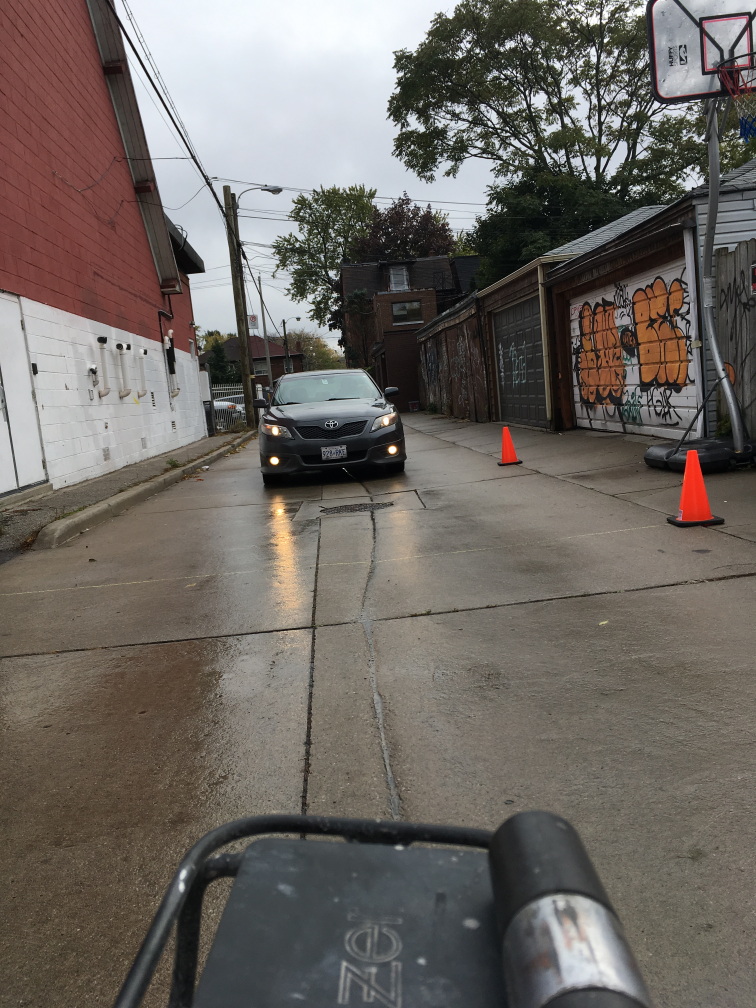
#> input picture CMS/New/video/iPhone SE_ Rear Facing Camera [28-Oct-2018]/10_Portrait.JPG, 3024 x 4032 px, given in place of Trimmed.mov, which was not available (shown at 1/4 size)
$ python custom_nov22.py
#> lines starting #> are read from the running program, lines starting #| are printed output that depends on the picture; pictures that were not available may be replaced by others from this repository, and a replacement may not be noted
### CMS/New/crop_video.py
def crop(video, desired_w, desired_h):
    if (video.get(3) < desired_w and video.get(4) < desired_h):
        new_w_start = 0
        new_w_end = int(video.get(3))
        new_h_start = 0
        new_h_end = int(video.get(4))

    elif (video.get(3) < desired_w):
        new_h_start = int((video.get(4) - desired_h) / 2)
        new_h_end = int(video.get(4) - new_h_start)
        new_w_start = 0
        new_w_end = int(video.get(3))

    elif (video.get(4) < desired_h):
        new_h_start = 0
        new_h_end = int(video.get(4))
        new_w_start = int((video.get(3) - desired_w) / 2)
        new_w_end = int(video.get(3) - new_w_start)

    else:
        new_w_start = int((video.get(3) - desired_w) / 2)
        new_w_end = int(video.get(3) - new_w_start)
        new_h_start = int((video.get(4) - desired_h) / 2)
        new_h_end = int(video.get(4) - new_h_start)

    return new_w_start, new_w_end, new_h_start, new_h_end

### CMS/New/custom_nov22.py
import math as m
import statistics as st
import time

import cv2
import matplotlib.pyplot as plt
import numpy as np

# import customs scripts
from crop_video import crop

carCascade = cv2.CascadeClassifier('myhaar.xml')
#video = cv2.VideoCapture('video//SpeedTest2_Landscape.MOV')
#video = cv2.VideoCapture('video//prvi.mkv')
video = cv2.VideoCapture('video//Trimmed.mov')
#video = cv2.VideoCapture('video//Truck_stopsign.MOV')

desired_w = 350
desired_h = 1000

#out = cv2.VideoWriter('output.avi', -1, 20.0, (desired_w, desired_h))

# calculate momentary time to collision
def momentary_ttc(w1, w2, time):

	ttc = time / ((w2 / w1) - 1)
	return ttc

# calculate acceleration adjusted time to collision
#def accel_ttc():

# detect vehicles using Haar cascade classifier
def detect_vehicles(grey_img, scaleFactor, minNeighbors):
	# detectMultiScale(image[, scaleFactor[, minNeighbors[, flags[, minSize[, maxSize]]]]])
	detected_vehicles = carCascade.detectMultiScale(grey_img, scaleFactor, minNeighbors)

	return detected_vehicles

def acceleration_ttc(tm1, tm2, time, C):

	ttc = tm2 * ( (1 - m.sqrt(1 - 2*C)) / C )

	return ttc

def read_video():

	frameRate = video.get(5)
	red = (0, 0, 255)
	blue = (255, 0, 0)
	green = (0, 255, 0)
	t_a = 0
	t_a_final = 1000
	t_m_final = 1000


	currentCarID = 0

	carTracker = {}
	width1 = {}
	width2 = {}
	time1 = {}
	time2 = {}
	# momentary time to collision
	t_m1 = {}
	t_m2 = {}
	t_m_delta1 = {}
	t_m_delta2 = {}

	new_w_start, new_w_end, new_h_start, new_h_end = crop(video, desired_w, desired_h)

	tmp = 15
	frameCounter = 0
	# read video
	while True:
		rc, image = video.read()
#> image is the input picture: shape (4032, 3024, 3); mean B, G, R 98.4, 103.6, 109.7
		if type(image) == type(None):
			break

		# crop image
		cropped = image[new_h_start:new_h_end, new_w_start:new_w_end]
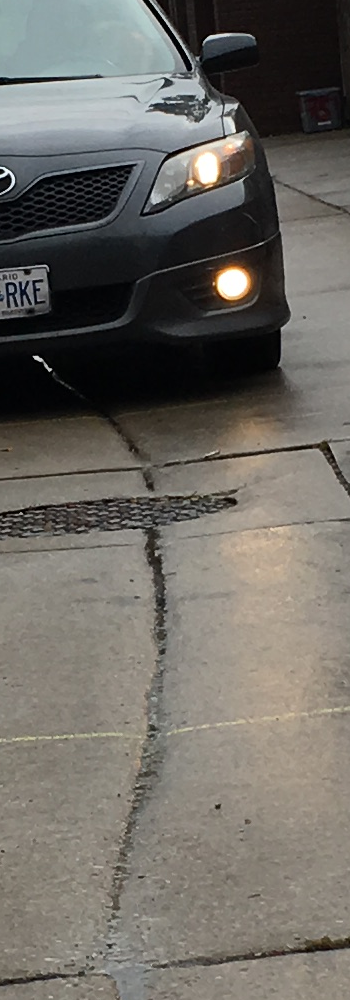
#> cropped: shape (1000, 350, 3); mean B, G, R 100.6, 106.7, 109.9
		if(t_a_final < 1000):
			cv2.putText(cropped, 'Acceleration TTC: ' + str(round(float(t_a_final),2)) + ' s.', (20, 40), cv2.FONT_HERSHEY_SIMPLEX, 0.75, (0, 0, 255), 3)
			cv2.putText(cropped, 'Momentary TTC: ' + str(round(float(t_m_final),2)) + ' s.', (20, 60), cv2.FONT_HERSHEY_SIMPLEX, 0.75, (0, 0, 255), 3)

		# convert to grey scale image
		grey = cv2.cvtColor(cropped, cv2.COLOR_BGR2GRAY)
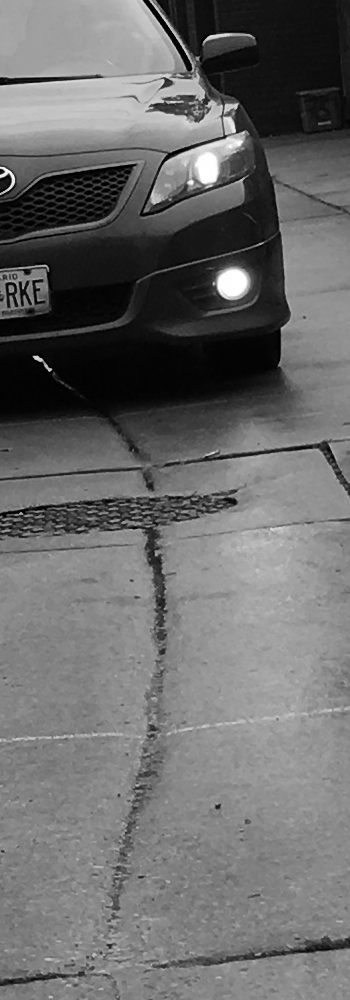
#> grey: shape (1000, 350); min 0, max 255, mean 106.9

		# detect vehicles every x frame as defined by me
		if(frameCounter % tmp == 0):
			cars = detect_vehicles(grey, 1.15, 15)
#> in detect_vehicles, `detected_vehicles = carCascade.detectMultiScale(grey_img, scaleFactor,..`: detected_vehicles = ()
#> cars = ()
			#
			for (_x, _y, _w, _h) in cars:
				x_obj = int(_x)
				y_obj = int(_y)
				w_obj = int(_w)
				h_obj = int(_h)
				#cv2.rectangle(cropped, (x_obj, y_obj), (x_obj + w_obj, y_obj + h_obj), green, 2)
				#print("detected car {}".format((_x, _y, _w, _h)))

				delta_x_obj = x_obj + 0.5 * w_obj
				delta_y_obj = y_obj + 0.5 * h_obj

				matchCarID = None

				# iterate through trackers
				for tracked_id in carTracker:
					trackedPosition = carTracker[tracked_id].update(cropped)

					x_t, y_t, w_t, h_t = trackedPosition[1]

					delta_x_t = x_t + 0.5 * w_t
					delta_y_t = y_t + 0.5 * h_t
					#print("tracked car {}".format(trackedPosition[1]))
					# if condition is true, detected object already have tracker
					if ((x_t <= delta_x_obj <= (x_t + w_t)) and
						(y_t <= delta_y_obj <= (y_t + h_t)) and
						(x_obj <= delta_x_t <= (x_obj + w_obj)) and
						(y_obj <= delta_y_t <= (y_obj + h_obj))):
						matchCarID = tracked_id

				if (matchCarID) is None:
					bbox = (x_obj, y_obj, w_obj, h_obj)
					if ((bbox[0] + bbox[2] < (desired_w / 2)) and
						(bbox[1] < (desired_h / 4))): #and bbox[0] > 70:
						tracker = cv2.TrackerMedianFlow_create()
						tracker.init(cropped, bbox)
						carTracker[currentCarID] = tracker
						#previous_location[currentCarID] = bbox

						#width1[currentCarID] = bbox[2]
						width1[currentCarID] = w_obj
						# get time at which car is being tracked
						#time1[currentCarID] = time.time()
						time1[currentCarID] = frameCounter / frameRate
						currentCarID = currentCarID + 1
#> this loop made 0 passes
#> after the loop, carTracker = 0 items; currentCarID = 0; time1 = 0 items; width1 = 0 items

						#print("Added tracker {}".format(bbox))
						#cv2.rectangle(cropped, (bbox[0], bbox[1]), (bbox[0] + bbox[2], bbox[1] + bbox[3]), red, 2)

		if(frameCounter % 15 == 0):
			for tracked_id in carTracker:
				trackedPosition = carTracker[tracked_id].update(cropped)

				x_t, y_t, w_t, h_t = trackedPosition[1]
				cv2.rectangle(cropped, (int(x_t), int(y_t)), (int(x_t + w_t), int(y_t + h_t) ), red, 2)

				width2[tracked_id] = w_t
				#time2[tracked_id] = time.time()
				time2[tracked_id] = frameCounter / frameRate
				delta_t = time2[tracked_id] - time1[tracked_id]

				# [6 lines of commented-out code are left out]

				if (width1[tracked_id] != width2[tracked_id] and width1[tracked_id] != 0):
					t = momentary_ttc(width1[tracked_id], width2[tracked_id], delta_t)
					t_m2[tracked_id] = t
					if(tracked_id in t_m1 and tracked_id in t_m2 and t_m2[tracked_id] < t_m1[tracked_id]):
						C = ( (t_m2[tracked_id] - t_m1[tracked_id]) / delta_t ) + 1

						if(C < 0):
							#print(t_m2[tracked_id])
							#print(t_m1[tracked_id])
							t_a = acceleration_ttc(t_m1[tracked_id], t_m2[tracked_id], delta_t, C)
							#print("at {f} when t_a = {t}".format(f=frameCounter, t=t_a))
							#print("at {f} when t_m = {t}".format(f=frameCounter, t=t))
						else:
							t_a = t

						if(t_m2[tracked_id] < t_m1[tracked_id] and t_a > 0 and t_a_final > t_a):
							print('t_a = {t}'.format(t=t_a))
							t_a_final = t_a

						if(t_m2[tracked_id] < t_m1[tracked_id] and t > 0 and t_m_final > t):
							print('t_m = {t}'.format(t=t_m_final))
							t_m_final = t
					#print("TTC for {_id} is {time}".format(_id = tracked_id,
					#										time = t))
						#cv2.putText(cropped, 'TTC: ' + str(int(t_a)) + ' s.', (20, 40), cv2.FONT_HERSHEY_SIMPLEX, 0.75, (0, 0, 255), 3)


				# update values
				width1[tracked_id] = width2[tracked_id]
				time1[tracked_id] = time2[tracked_id]
				if(tracked_id in t_m2):
					t_m1[tracked_id] = t_m2[tracked_id]
#> after the loop, t_a_final = 1000; t_m1 = 0 items; t_m2 = 0 items; t_m_final = 1000; time2 = 0 items; width2 = 0 items


		frameCounter = frameCounter + 1
		# wait for esc to terminate
		if cv2.waitKey(33) == 27:
#> (key Esc is pressed here)
    			break
		cv2.imshow('image', cropped)
	# close all open
	cv2.destroyAllWindows()

read_video()

$ run again, on CMS/New/video/iPhone SE_ Rear Facing Camera [28-Oct-2018]/10m_Landscape.JPG
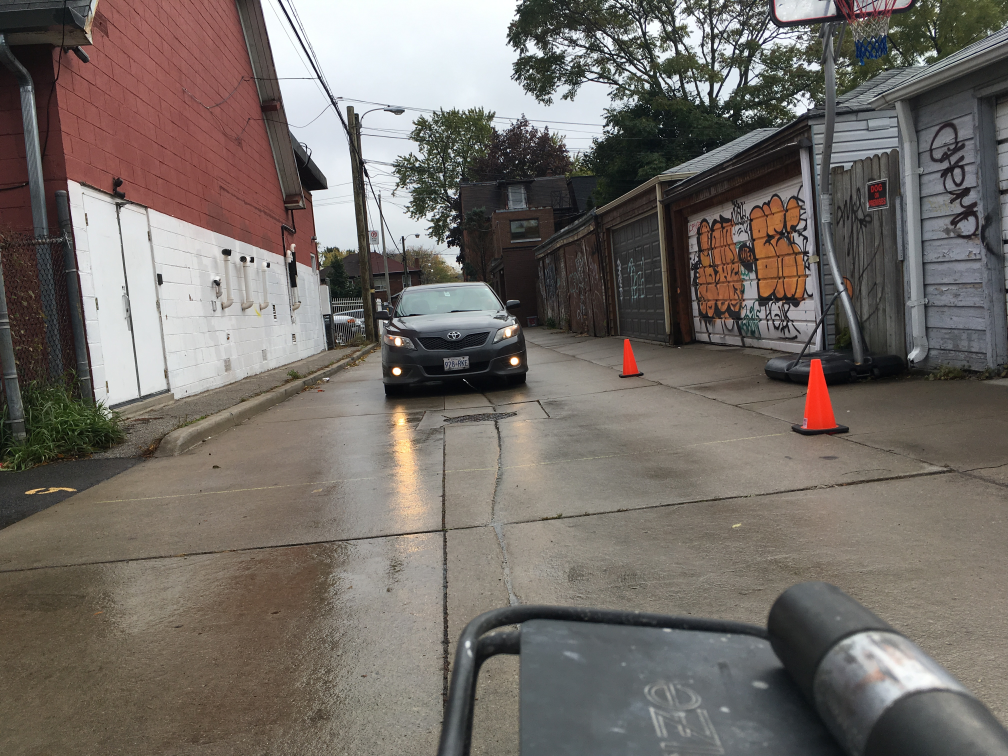
#> input picture CMS/New/video/iPhone SE_ Rear Facing Camera [28-Oct-2018]/10m_Landscape.JPG, 4032 x 3024 px, given in place of Trimmed.mov, which was not available (shown at 1/4 size)
#> in read_video, image is the input picture: shape (3024, 4032, 3); mean B, G, R 102.9, 108.4, 115.1
#> in read_video, `cropped = image[new_h_start:new_h_end, new_w_start:new_w_end]`:
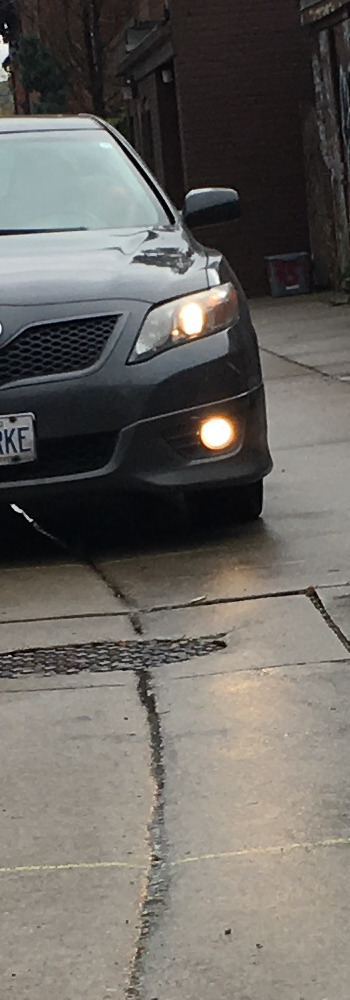
#> cropped: shape (1000, 350, 3); mean B, G, R 97.3, 102.1, 105.4
#> in read_video, `grey = cv2.cvtColor(cropped, cv2.COLOR_BGR2GRAY)`:
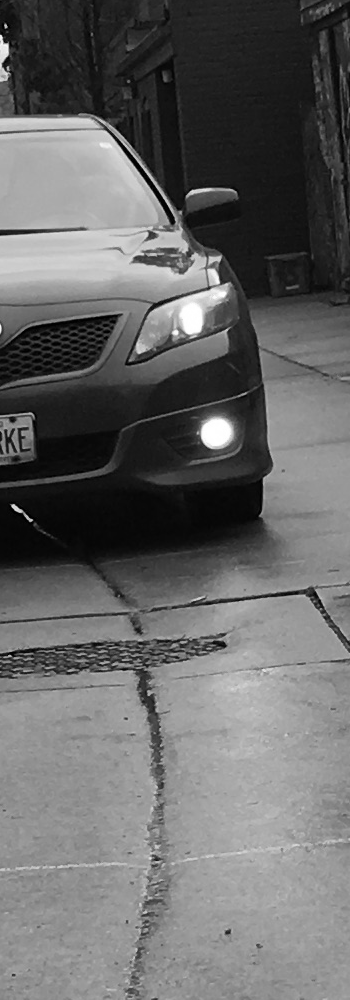
#> grey: shape (1000, 350); min 0, max 255, mean 102.5
#> detected_vehicles = ()
#> after the loop in read_video, `for (_x, _y, _w, _h) in cars:`: carTracker = 0 items; currentCarID = 0; time1 = 0 items
#> after the loop in read_video, `for tracked_id in carTracker:`: t_a_final = 1000; t_m1 = 0 items; t_m_final = 1000; time2 = 0 items

$ run again, on CMS/New/video/iPhone SE_ Rear Facing Camera [28-Oct-2018]/15m_Landscape.JPG
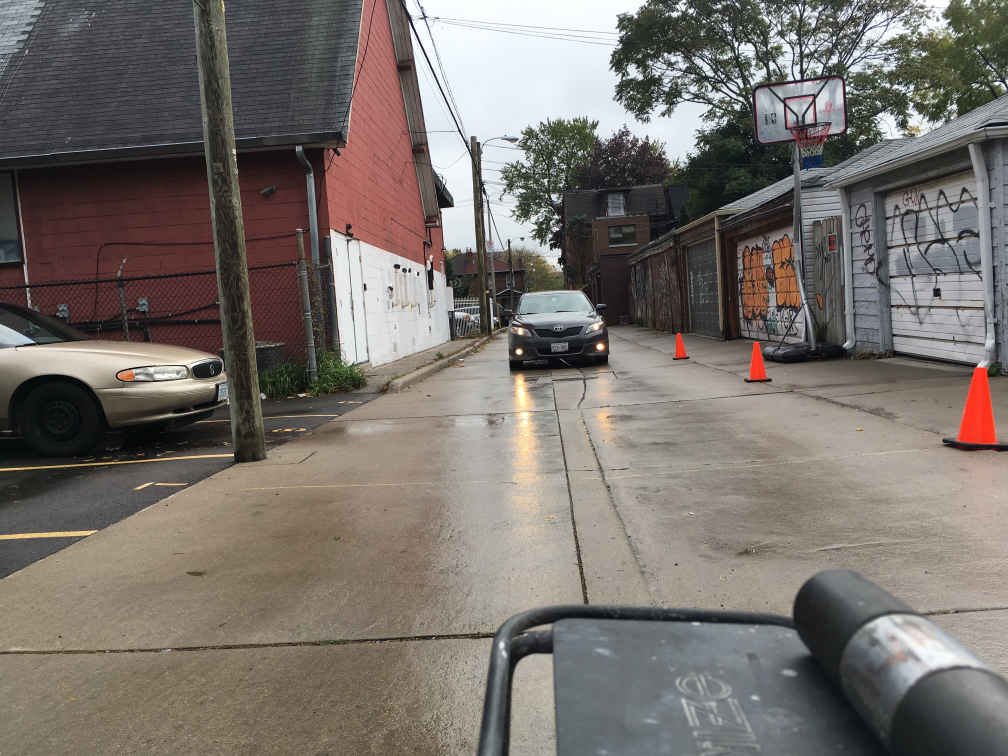
#> input picture CMS/New/video/iPhone SE_ Rear Facing Camera [28-Oct-2018]/15m_Landscape.JPG, 4032 x 3024 px, given in place of Trimmed.mov, which was not available (shown at 1/4 size)
#> in read_video, image is the input picture: shape (3024, 4032, 3); mean B, G, R 107.8, 113.3, 120
#> in read_video, `cropped = image[new_h_start:new_h_end, new_w_start:new_w_end]`:
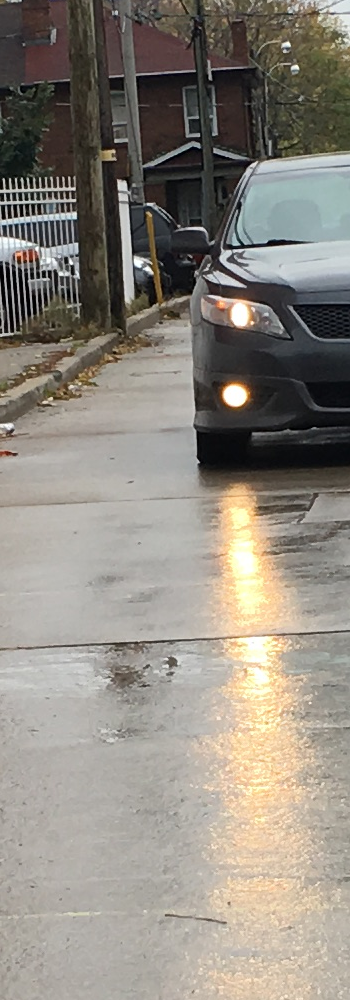
#> cropped: shape (1000, 350, 3); mean B, G, R 126.7, 135.7, 141.5
#> in read_video, `grey = cv2.cvtColor(cropped, cv2.COLOR_BGR2GRAY)`:
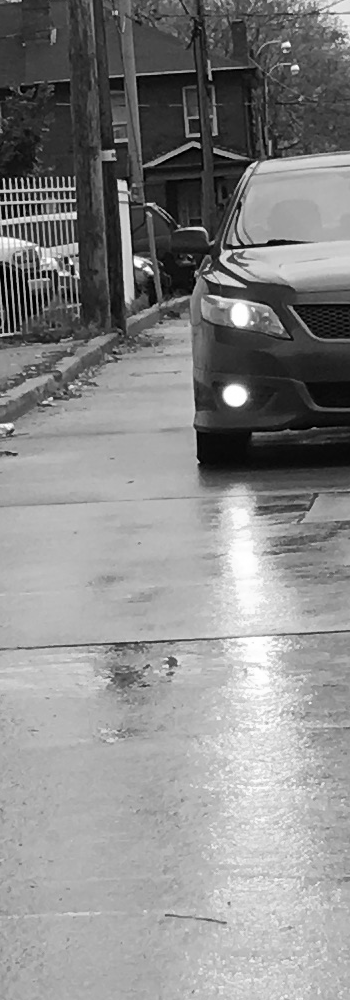
#> grey: shape (1000, 350); min 0, max 255, mean 136.4
#> detected_vehicles = ()
#> after the loop in read_video, `for (_x, _y, _w, _h) in cars:`: carTracker = 0 items; currentCarID = 0; time1 = 0 items
#> after the loop in read_video, `for tracked_id in carTracker:`: t_a_final = 1000; t_m1 = 0 items; t_m_final = 1000; time2 = 0 items

$ run again, on CMS/New/video/iPhone SE_ Rear Facing Camera [28-Oct-2018]/15m_Portrait.JPG
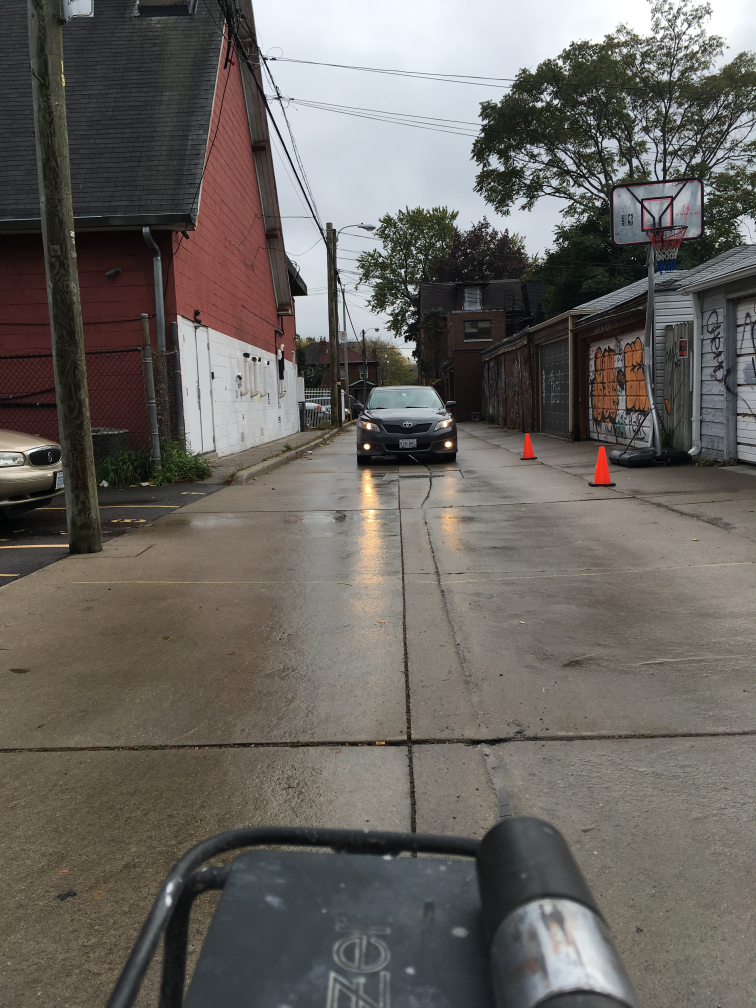
#> input picture CMS/New/video/iPhone SE_ Rear Facing Camera [28-Oct-2018]/15m_Portrait.JPG, 3024 x 4032 px, given in place of Trimmed.mov, which was not available (shown at 1/4 size)
#> in read_video, image is the input picture: shape (4032, 3024, 3); mean B, G, R 96, 100.7, 104.5
#> in read_video, `cropped = image[new_h_start:new_h_end, new_w_start:new_w_end]`:
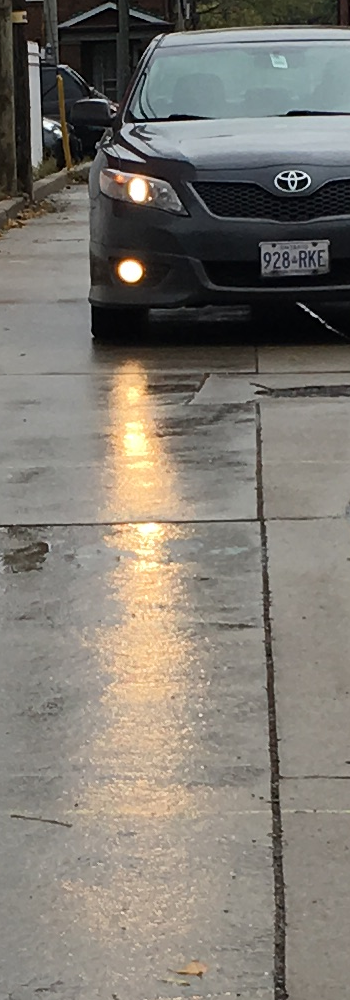
#> cropped: shape (1000, 350, 3); mean B, G, R 113.6, 121.7, 126.6
#> in read_video, `grey = cv2.cvtColor(cropped, cv2.COLOR_BGR2GRAY)`:
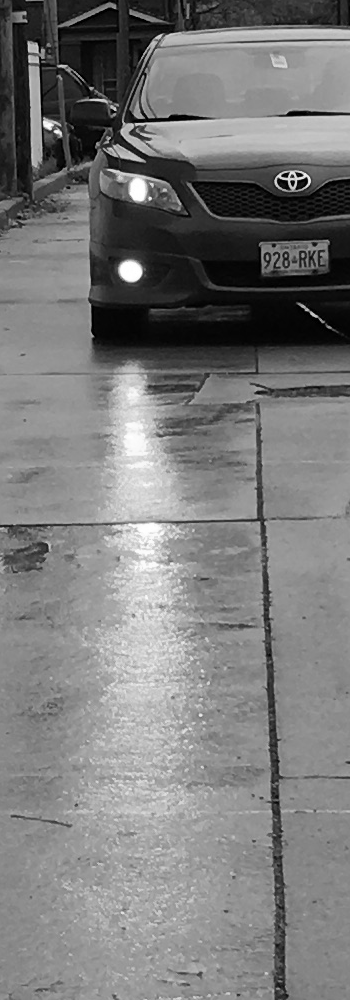
#> grey: shape (1000, 350); min 0, max 255, mean 122.2
#> detected_vehicles = [[262, 220, 64, 64], [102, 62, 215, 215]]
#> the loop in read_video, `for (_x, _y, _w, _h) in cars:` made 2 passes
#> (_x, _y, _w, _h, x_obj, y_obj, w_obj, h_obj) on passes 1 to 2: (262, 220, 64, 64, 262, 220, 64, 64), (102, 62, 215, 215, 102, 62, 215, 215)
#> after the loop in read_video, `for (_x, _y, _w, _h) in cars:`: carTracker = 0 items; currentCarID = 0; time1 = 0 items
#> after the loop in read_video, `for tracked_id in carTracker:`: t_a_final = 1000; t_m1 = 0 items; t_m_final = 1000; time2 = 0 items
